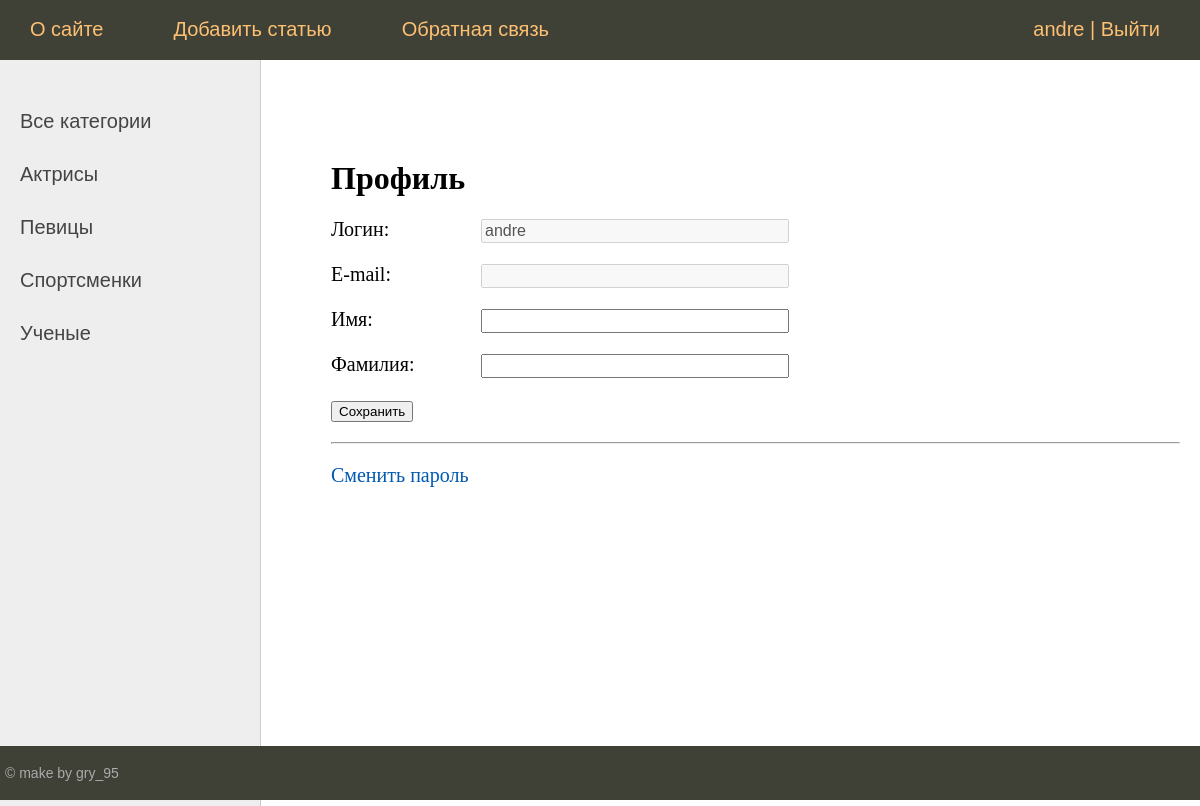
The page /users/profile/ (signed in) on the database its author committed.
### women/models.py (models this page shows, shortened)
class Category(models.Model):
    name = models.CharField(max_length=100, db_index=True, verbose_name='Категория')
    slug = models.SlugField(max_length=255, unique=True, db_index=True, verbose_name='Slug')
    class Meta:
        verbose_name = 'Категория'
        verbose_name_plural = 'Категории'
    def get_absolute_url(self):
        return reverse('category', kwargs={'cat_slug': self.slug})

### users/views.py (the view, shortened to what this page needs)
# urls.py: path('profile/', views.ProfileUser.as_view(), name='profile'),  # users:profile
class ProfileUser(LoginRequiredMixin, UpdateView):
    model = get_user_model()
    form_class = ProfileUserForm
    template_name = 'users/profile.html'
    extra_context = {'title': 'Профайл пользователя'}
    def get_object(self, queryset=None):
        return self.request.user

### users/forms.py
class ProfileUserForm(forms.ModelForm):
    username = forms.CharField(disabled=True, label='Логин', widget=forms.TextInput(attrs={'class': 'form-input'}))
    email = forms.CharField(disabled=True, label='E-mail', widget=forms.TextInput(attrs={'class': 'form-input'}))
    class Meta:
        model = get_user_model()
        fields = ['username', 'email', 'first_name', 'last_name']
        labels = {
            'first_name': 'Имя',
            'last_name': 'Фамилия'
        }
        widgets = {
            'first_name': forms.TextInput(attrs={'class': 'form-input'}),
            'last_name': forms.TextInput(attrs={'class': 'form-input'})
        }

### users/context_processors.py (called while the page is built)
def get_women_context(request):
    return {'mainmenu': menu}

### women/templatetags/women_tags.py (called while the page is built)
@register.inclusion_tag('women/list_categories.html')
def show_categories(cat_selected=0):
    cats = Category.objects.annotate(total=Count('posts')).filter(total__gt=0)
    return {'cats': cats, 'cat_selected': cat_selected, }

@register.inclusion_tag('women/list_tags.html')
def show_all_tags():
    return {"tags": TagPost.objects.annotate(total=Count('tags')).filter(total__gt=0)}

### users/templates/users/profile.html (shortened to what this page needs)
{% extends 'base.html' %}
{% block content %}
<h1>Профиль</h1>
<form method="post">
    {% for f in form %}
    <p><label class="form-label" for="{{ f.id_for_label }}">{{f.label}}: </label>{{ f }}</p>
    {% endfor %}
    <p>
        <button type="submit">Сохранить</button>
    </p>
</form>
<hr>
<p><a href="{% url 'users:password_change' %}">Сменить пароль</a></p>
{% endblock %}

### templates/base.html (shortened to what this page needs)
{% load static %}
{% load women_tags %}
<!DOCTYPE html>
<html>
<head>
    <link type="text/css" href="{% static 'women/css/styles.css' %}" rel="stylesheet"/>
</head>
<body>
<table class="table-page" border=0 cellpadding="0" cellspacing="0">
    <tr>
        <td valign=top>
            {% block mainmenu %}
            <div class="header">
                <ul id="mainmenu" class="mainmenu">
                    {% for m in mainmenu %}
                    <li><a href="{% url m.url_name %}">{{ m.title }}</a></li>
                    {% endfor %}
                    {% if user.is_authenticated %}
                    <li class="last"><a href="{% url 'users:profile' %}">{{user.username}}</a> | <a
                            href="{% url 'users:logout' %}">Выйти</a></li>
                    {% else %}
                    <li class="last"><a href="{% url 'users:login' %}">Войти</a> | <a href="{% url 'users:register' %}">Регистрация</a>
                    </li>
                    {% endif %}
                </ul>
            </div>
            {% endblock mainmenu %}
            <table class="table-content" border=0 cellpadding="0" cellspacing="0">
                <tr>
                    <td valign="top" class="left-chapters">
                        <ul id="leftchapters">
                            {% if cat_selected == 0 %}
                            <li class="selected">Все категории</li>
                            {% else %}
                            <li><a href="{% url 'home' %}">Все категории</a></li>
                            {% endif %}
                            {% show_categories cat_selected %}
                        </ul>
                    </td>
                    <td valign="top" class="content">
                        <div class="content-text">
                            {% block content %}
                            {% endblock %}
                        </div>
                    </td>
                </tr>
            </table>
        </td>
    </tr>
    <tr>
        <td valign=top>
            <div id="footer">
                <p>&copy; make by gry_95 </p>
            </div>
        </td>
    </tr>
</table>
</body>
</html>

### women/templates/women/list_categories.html
{% for cat in cats %}
{% if cat.id == cat_selected %}
<li class="selected">{{cat.name}}</li>
{% else %}
<li><a href="{{ cat.get_absolute_url }}">{{cat.name}}</a></li>
{% endif %}
{% endfor %}

### women/static/women/css/styles.css (style rules this page uses)
html, body { font-family: 'Arial'; margin: 0; padding: 0; height: 100%; width: 100%; color: #444; }
a { color: #0059b2; text-decoration: none; }
.table-page { width: 100%; height: 100%; vertical-align: top; }
.table-page tr { height: 100%; }
.header { background: #3F4137; height: 60px; }
ul.mainmenu { list-style: none; margin: 0; padding: 0; height: 60px; color: #fdc073; font-size: 20px; overflow: hidden; }
ul.mainmenu li { float: left; margin: 18px 40px 0 30px; }
ul.mainmenu li.last { float: right; }
ul.mainmenu li a { color: #fdc073; text-decoration: none; }
.table-content { width: 100%; min-height: 100%; height: 100%; }
.left-chapters { margin: 0; background: #eee; border-right: 1px solid #ccc; }
.left-chapters ul { width: 230px; margin: 0; padding: 20px 10px 10px 20px; list-style: none; font-size: 20px; }
.left-chapters ul li { margin: 30px 0 0 0; color: #999; }
.left-chapters ul li a { color: #444; text-decoration: none; }
.content { padding: 40px 20px 20px 40px; width: 100%; box-sizing: border-box; }
.content-text { margin: 60px 0 0 30px; color: #000; font-size: 20px; font-family: Yandex Sans Display Light; }
.content-text h1 { font-size: 32px; }
#footer { box-sizing: border-box; background: #3F4137; padding: 5px; color: #aaa; font-size: 14px; font-family: Verdana, Geneva, Arial, Helvetica; text-align: left; overflow: hidden; }
.form-input { width: 300px; font-size: 16px; }
.form-label { display: inline-block; min-width: 150px; vertical-align: top; }

### rows shown on the page
Category: name "Актрисы"
Category: name "Певицы"
Category: name "Спортсменки"
Category: name "Ученые"

### other values the page prints
{{ m.title }} "О сайте" "Добавить статью" "Обратная связь"
{{ user.username }} "andre"
{{ f.label }} "Логин" "E-mail" "Имя" "Фамилия"
